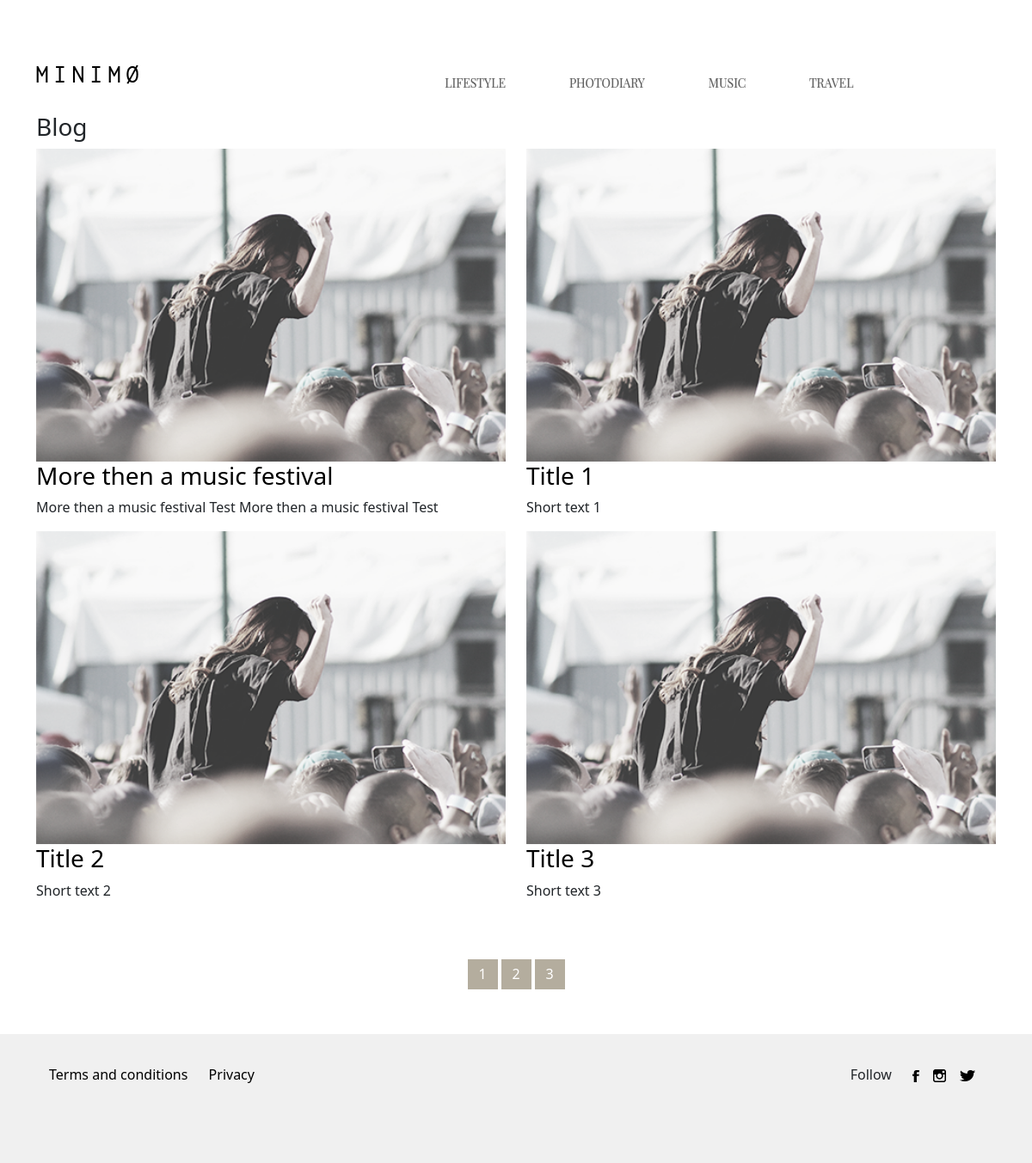
The page / on the database its author committed.
### blog/models.py (models this page shows)
class Post(models.Model):
    image = models.ImageField(upload_to='blog/static/posts/')
    title = models.CharField(max_length=200)
    pub_date = models.DateTimeField('date published')
    short_text = models.TextField()
    full_text = models.TextField()
    objects = models.Manager()

### blog/views.py (the view)
# urls.py: path('', views.main_page, name='main_page'),
def main_page(request):
    post_list = Post.objects.order_by('pub_date')  # В порядку зростання по даті
    paginator = Paginator(post_list, 4)  # показуємо 4 пости на сторінці
    page = request.GET.get('page')  # беремо номер сторінки з параметру запиту
    posts = paginator.get_page(page)  # витягуємо пости для поточної сторінки
    return render(request, 'main.html', {'posts': posts})

### blog/templates/main.html (shortened to what this page needs)
<html>
{% extends "base.html" %} {% load static %}
{% block content %}
<link href="{% static 'css/base.css' %}" rel="stylesheet" type="text/css">
<div class="container">
    <div class="row">
        <h3>Blog</h3>
    </div>
    <div class="row">
        {% for post in posts %}
        {% if forloop.counter0|divisibleby:2 %} </div>
    <div class="row">
        {% endif %}
        <div class="col-md-6">
            <img src="{% static '' %}{{ post.image.url|cut:'/blog/static/' }}" alt="{{ post.title }}" width="100%">
            <h3> <a class="post_title" href="{% url 'post_detail' pk=post.pk %}">{{ post.title }}</a></h3>
            <p>{{ post.short_text }}</p>
        </div> {% endfor %} </div>
    <div class="row">
        <div class="col">
            <div class="pagination text-center">
                <div class="page-numbers">
                    {% for i in posts.paginator.page_range %}
                    {% if posts.number == i %}
                    <button class="current-page">{{ i }}</button>
                    {% else %}
                    <a href="?page={{ i }}"><button>{{ i }}</button></a>
                    {% endif %}
                    {% endfor %}
                </div>
            </div>
        </div>
    </div>
</div>
{% endblock %}

### blog/templates/base.html (shortened to what this page needs)
{% load static %}
<html lang="en" dir="ltr">
<head>
    <link href="https://cdn.jsdelivr.net/npm/bootstrap@5.3.0-alpha1/dist/css/bootstrap.min.css" rel="stylesheet">
    <link href="{% static 'css/base.css' %}" rel="stylesheet" type="text/css">
</head>
<body>
    <div class="container">
        <div class="row" id="header">
            <div class="col-5"> <a href="{% url 'main_page' %}">
                    <img src="{% static 'images/logo.png' %}" alt="">
                </a> </div>
            <div class="col-6">
                <ul class="navbar">
                    <li class="nav-item"> <a href="/solo-page/"><img src="{% static 'images/nav-bar/lifestyle.png' %}" alt="lifestyle"></a> </li>
                    <li class="nav-item"> <a href="#"><img src="{% static 'images/nav-bar/photodiary.png' %}" alt="photodiary"></a> </li>
                    <li class="nav-item"> <a href="#"><img src="{% static 'images/nav-bar/music.png' %}" alt="music"></a> </li>
                    <li class="nav-item"> <a href="#"><img src="{% static 'images/nav-bar/travel.png' %}" alt="travel"></a> </li>
                </ul>
            </div>
        </div>
    </div>
    {% block content %} {% endblock %}
    <footer>
        <div class="container-fluid">
            <div class="row">
                <div class="col-10"> <span>
                        <a class="bottom_nav" href="#">Terms and conditions</a>
                        <a class="bottom_nav" href="#">Privacy</a>
                    </span> </div>
                <div class="col-2">
                    <p style="display: inline-block; padding-right: 20px">Follow</p> <a class="social_icons" href="https://facebook.com"><img src="{% static 'images/social/facebook.png' %}" alt=""></a> <a class="social_icons" href="https://instagram.com"><img src="{% static 'images/social/instagram.png' %}" alt=""></a> <a class="social_icons" href="https://twitter.com"><img src="{% static 'images/social/twitter.png' %}" alt=""></a>
                </div>
            </div>
        </div>
    </footer>
</body>
</html>

### blog/static/css/base.css (style rules this page uses)
#header { padding-top: 75px; }
.social_icons { filter: invert(100%); transition: filter 0.2s ease-in-out; margin-right: 12px; }
.bottom_nav { color: black; text-decoration: none; padding: 10px }
.nav-item { padding-right: 70px }
footer { padding: 35px; background-color: #f0f0f0; height: 150px; }
li { list-style-type: none; }

### blog/templates/main.html (style rules this page uses)
.post_title { color: black; text-decoration: none; }
.text-center { text-align: center; padding: 50px; }
.page-numbers { margin: 0 auto; display: flex; flex-direction: row; justify-content: center; }
button { margin-right: 5px; }
.page-numbers button { background-color: #b4ad9e; color: white; width: 35px; height: 35px; border: none; margin: 2px; }

### rows shown on the page
Post: image (picture), title "More then a music festival", short_text "More then a music festival Test More then a music festival Test"
Post: image (picture), title "Title 1", short_text "Short text 1"
Post: image (picture), title "Title 2", short_text "Short text 2"
Post: image (picture), title "Title 3", short_text "Short text 3"

### other values the page prints
{{ i }} "1"
{{ i }} "2" "3"
